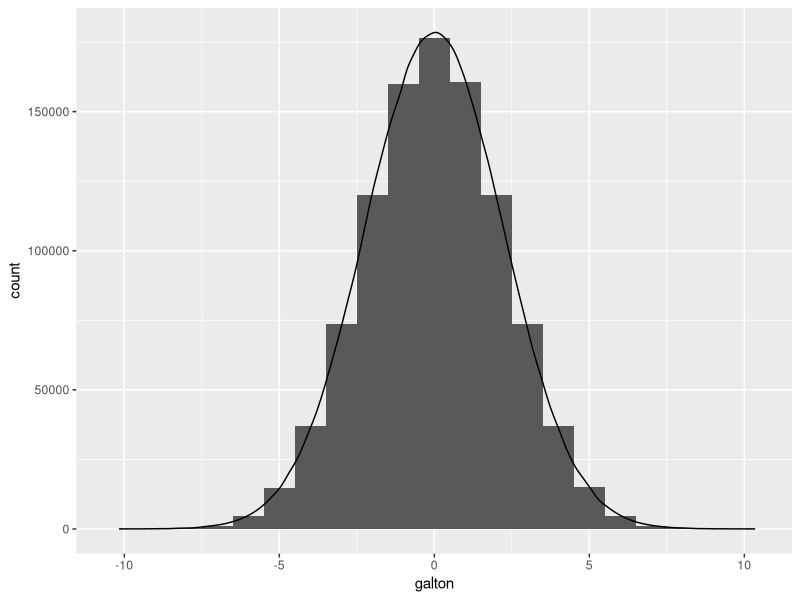

This chart was generated by the following R code:
## ---- chunk 1
knitr::opts_chunk$set(warning = FALSE, message = FALSE)
## ---- chunk 2
library(tidyverse)

# start <- proc.time()
# sample <- runif(10000000)
# time <- proc.time() - start
# 
# time[3]
# hist(sample)
## ---- chunk 3
sample <- 1000000
rounds <- 20

galton <-
  rounds %>% 
  rerun(
    sample(
      c(-0.5, 0.5), 
      size = sample, 
      replace = T, 
      prob = c(0.5, 0.5)
    )
  ) %>% 
  reduce(rbind) %>% 
  colSums()

## ---- chunk 4
normal_test <-
  rnorm(sample, sd = sqrt(5))

ggplot() +
  geom_histogram(
    aes(galton),
    binwidth = 1
  ) +
  geom_density(
    aes(
      normal_test,
      after_stat(count)
    )
  )
